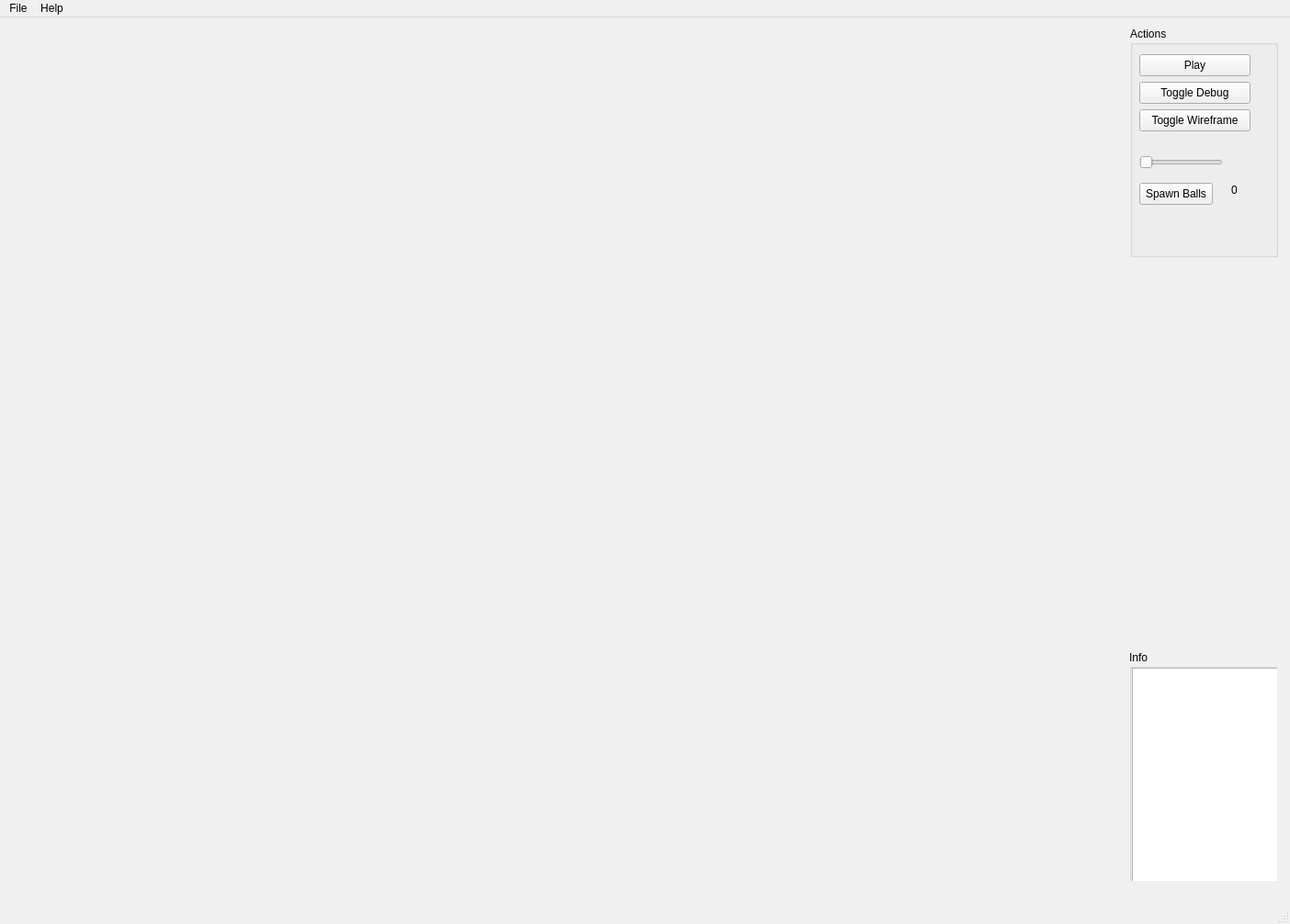
<?xml version="1.0" encoding="UTF-8"?>
<ui version="4.0">
 <class>MainWindow</class>
 <widget class="QMainWindow" name="MainWindow">
  <property name="geometry">
   <rect>
    <x>0</x>
    <y>0</y>
    <width>1404</width>
    <height>1006</height>
   </rect>
  </property>
  <property name="palette">
   <palette>
    <active>
     <colorrole role="WindowText">
      <brush brushstyle="SolidPattern">
       <color alpha="255">
        <red>189</red>
        <green>189</green>
        <blue>189</blue>
       </color>
      </brush>
     </colorrole>
     <colorrole role="Button">
      <brush brushstyle="SolidPattern">
       <color alpha="255">
        <red>30</red>
        <green>42</green>
        <blue>28</blue>
       </color>
      </brush>
     </colorrole>
     <colorrole role="Light">
      <brush brushstyle="SolidPattern">
       <color alpha="255">
        <red>142</red>
        <green>142</green>
        <blue>142</blue>
       </color>
      </brush>
     </colorrole>
     <colorrole role="Midlight">
      <brush brushstyle="SolidPattern">
       <color alpha="255">
        <red>118</red>
        <green>118</green>
        <blue>118</blue>
       </color>
      </brush>
     </colorrole>
     <colorrole role="Dark">
      <brush brushstyle="SolidPattern">
       <color alpha="255">
        <red>47</red>
        <green>47</green>
        <blue>47</blue>
       </color>
      </brush>
     </colorrole>
     <colorrole role="Mid">
      <brush brushstyle="SolidPattern">
       <color alpha="255">
        <red>27</red>
        <green>27</green>
        <blue>27</blue>
       </color>
      </brush>
     </colorrole>
     <colorrole role="Text">
      <brush brushstyle="SolidPattern">
       <color alpha="255">
        <red>170</red>
        <green>170</green>
        <blue>170</blue>
       </color>
      </brush>
     </colorrole>
     <colorrole role="BrightText">
      <brush brushstyle="SolidPattern">
       <color alpha="255">
        <red>189</red>
        <green>189</green>
        <blue>189</blue>
       </color>
      </brush>
     </colorrole>
     <colorrole role="ButtonText">
      <brush brushstyle="SolidPattern">
       <color alpha="255">
        <red>150</red>
        <green>150</green>
        <blue>150</blue>
       </color>
      </brush>
     </colorrole>
     <colorrole role="Base">
      <brush brushstyle="SolidPattern">
       <color alpha="255">
        <red>0</red>
        <green>0</green>
        <blue>0</blue>
       </color>
      </brush>
     </colorrole>
     <colorrole role="Window">
      <brush brushstyle="SolidPattern">
       <color alpha="255">
        <red>95</red>
        <green>95</green>
        <blue>95</blue>
       </color>
      </brush>
     </colorrole>
     <colorrole role="Shadow">
      <brush brushstyle="SolidPattern">
       <color alpha="255">
        <red>0</red>
        <green>0</green>
        <blue>0</blue>
       </color>
      </brush>
     </colorrole>
     <colorrole role="Highlight">
      <brush brushstyle="SolidPattern">
       <color alpha="255">
        <red>0</red>
        <green>120</green>
        <blue>215</blue>
       </color>
      </brush>
     </colorrole>
     <colorrole role="HighlightedText">
      <brush brushstyle="SolidPattern">
       <color alpha="255">
        <red>255</red>
        <green>255</green>
        <blue>255</blue>
       </color>
      </brush>
     </colorrole>
     <colorrole role="Link">
      <brush brushstyle="SolidPattern">
       <color alpha="255">
        <red>0</red>
        <green>0</green>
        <blue>255</blue>
       </color>
      </brush>
     </colorrole>
     <colorrole role="LinkVisited">
      <brush brushstyle="SolidPattern">
       <color alpha="255">
        <red>255</red>
        <green>0</green>
        <blue>255</blue>
       </color>
      </brush>
     </colorrole>
     <colorrole role="AlternateBase">
      <brush brushstyle="SolidPattern">
       <color alpha="255">
        <red>47</red>
        <green>47</green>
        <blue>47</blue>
       </color>
      </brush>
     </colorrole>
     <colorrole role="NoRole">
      <brush brushstyle="SolidPattern">
       <color alpha="255">
        <red>0</red>
        <green>0</green>
        <blue>0</blue>
       </color>
      </brush>
     </colorrole>
     <colorrole role="ToolTipBase">
      <brush brushstyle="SolidPattern">
       <color alpha="255">
        <red>255</red>
        <green>255</green>
        <blue>220</blue>
       </color>
      </brush>
     </colorrole>
     <colorrole role="ToolTipText">
      <brush brushstyle="SolidPattern">
       <color alpha="255">
        <red>0</red>
        <green>0</green>
        <blue>0</blue>
       </color>
      </brush>
     </colorrole>
     <colorrole role="PlaceholderText">
      <brush brushstyle="SolidPattern">
       <color alpha="128">
        <red>0</red>
        <green>0</green>
        <blue>0</blue>
       </color>
      </brush>
     </colorrole>
    </active>
    <inactive>
     <colorrole role="WindowText">
      <brush brushstyle="SolidPattern">
       <color alpha="255">
        <red>0</red>
        <green>0</green>
        <blue>0</blue>
       </color>
      </brush>
     </colorrole>
     <colorrole role="Button">
      <brush brushstyle="SolidPattern">
       <color alpha="255">
        <red>240</red>
        <green>240</green>
        <blue>240</blue>
       </color>
      </brush>
     </colorrole>
     <colorrole role="Light">
      <brush brushstyle="SolidPattern">
       <color alpha="255">
        <red>255</red>
        <green>255</green>
        <blue>255</blue>
       </color>
      </brush>
     </colorrole>
     <colorrole role="Midlight">
      <brush brushstyle="SolidPattern">
       <color alpha="255">
        <red>227</red>
        <green>227</green>
        <blue>227</blue>
       </color>
      </brush>
     </colorrole>
     <colorrole role="Dark">
      <brush brushstyle="SolidPattern">
       <color alpha="255">
        <red>160</red>
        <green>160</green>
        <blue>160</blue>
       </color>
      </brush>
     </colorrole>
     <colorrole role="Mid">
      <brush brushstyle="SolidPattern">
       <color alpha="255">
        <red>160</red>
        <green>160</green>
        <blue>160</blue>
       </color>
      </brush>
     </colorrole>
     <colorrole role="Text">
      <brush brushstyle="SolidPattern">
       <color alpha="255">
        <red>0</red>
        <green>0</green>
        <blue>0</blue>
       </color>
      </brush>
     </colorrole>
     <colorrole role="BrightText">
      <brush brushstyle="SolidPattern">
       <color alpha="255">
        <red>255</red>
        <green>255</green>
        <blue>255</blue>
       </color>
      </brush>
     </colorrole>
     <colorrole role="ButtonText">
      <brush brushstyle="SolidPattern">
       <color alpha="255">
        <red>0</red>
        <green>0</green>
        <blue>0</blue>
       </color>
      </brush>
     </colorrole>
     <colorrole role="Base">
      <brush brushstyle="SolidPattern">
       <color alpha="255">
        <red>255</red>
        <green>255</green>
        <blue>255</blue>
       </color>
      </brush>
     </colorrole>
     <colorrole role="Window">
      <brush brushstyle="SolidPattern">
       <color alpha="255">
        <red>240</red>
        <green>240</green>
        <blue>240</blue>
       </color>
      </brush>
     </colorrole>
     <colorrole role="Shadow">
      <brush brushstyle="SolidPattern">
       <color alpha="255">
        <red>105</red>
        <green>105</green>
        <blue>105</blue>
       </color>
      </brush>
     </colorrole>
     <colorrole role="Highlight">
      <brush brushstyle="SolidPattern">
       <color alpha="255">
        <red>240</red>
        <green>240</green>
        <blue>240</blue>
       </color>
      </brush>
     </colorrole>
     <colorrole role="HighlightedText">
      <brush brushstyle="SolidPattern">
       <color alpha="255">
        <red>0</red>
        <green>0</green>
        <blue>0</blue>
       </color>
      </brush>
     </colorrole>
     <colorrole role="Link">
      <brush brushstyle="SolidPattern">
       <color alpha="255">
        <red>0</red>
        <green>0</green>
        <blue>255</blue>
       </color>
      </brush>
     </colorrole>
     <colorrole role="LinkVisited">
      <brush brushstyle="SolidPattern">
       <color alpha="255">
        <red>255</red>
        <green>0</green>
        <blue>255</blue>
       </color>
      </brush>
     </colorrole>
     <colorrole role="AlternateBase">
      <brush brushstyle="SolidPattern">
       <color alpha="255">
        <red>245</red>
        <green>245</green>
        <blue>245</blue>
       </color>
      </brush>
     </colorrole>
     <colorrole role="NoRole">
      <brush brushstyle="NoBrush">
       <color alpha="255">
        <red>0</red>
        <green>0</green>
        <blue>0</blue>
       </color>
      </brush>
     </colorrole>
     <colorrole role="ToolTipBase">
      <brush brushstyle="SolidPattern">
       <color alpha="255">
        <red>255</red>
        <green>255</green>
        <blue>220</blue>
       </color>
      </brush>
     </colorrole>
     <colorrole role="ToolTipText">
      <brush brushstyle="SolidPattern">
       <color alpha="255">
        <red>0</red>
        <green>0</green>
        <blue>0</blue>
       </color>
      </brush>
     </colorrole>
     <colorrole role="PlaceholderText">
      <brush brushstyle="SolidPattern">
       <color alpha="128">
        <red>0</red>
        <green>0</green>
        <blue>0</blue>
       </color>
      </brush>
     </colorrole>
    </inactive>
    <disabled>
     <colorrole role="WindowText">
      <brush brushstyle="SolidPattern">
       <color alpha="255">
        <red>47</red>
        <green>47</green>
        <blue>47</blue>
       </color>
      </brush>
     </colorrole>
     <colorrole role="Button">
      <brush brushstyle="SolidPattern">
       <color alpha="255">
        <red>30</red>
        <green>42</green>
        <blue>28</blue>
       </color>
      </brush>
     </colorrole>
     <colorrole role="Light">
      <brush brushstyle="SolidPattern">
       <color alpha="255">
        <red>142</red>
        <green>142</green>
        <blue>142</blue>
       </color>
      </brush>
     </colorrole>
     <colorrole role="Midlight">
      <brush brushstyle="SolidPattern">
       <color alpha="255">
        <red>118</red>
        <green>118</green>
        <blue>118</blue>
       </color>
      </brush>
     </colorrole>
     <colorrole role="Dark">
      <brush brushstyle="SolidPattern">
       <color alpha="255">
        <red>47</red>
        <green>47</green>
        <blue>47</blue>
       </color>
      </brush>
     </colorrole>
     <colorrole role="Mid">
      <brush brushstyle="SolidPattern">
       <color alpha="255">
        <red>27</red>
        <green>27</green>
        <blue>27</blue>
       </color>
      </brush>
     </colorrole>
     <colorrole role="Text">
      <brush brushstyle="SolidPattern">
       <color alpha="255">
        <red>47</red>
        <green>47</green>
        <blue>47</blue>
       </color>
      </brush>
     </colorrole>
     <colorrole role="BrightText">
      <brush brushstyle="SolidPattern">
       <color alpha="255">
        <red>189</red>
        <green>189</green>
        <blue>189</blue>
       </color>
      </brush>
     </colorrole>
     <colorrole role="ButtonText">
      <brush brushstyle="SolidPattern">
       <color alpha="255">
        <red>47</red>
        <green>47</green>
        <blue>47</blue>
       </color>
      </brush>
     </colorrole>
     <colorrole role="Base">
      <brush brushstyle="SolidPattern">
       <color alpha="255">
        <red>95</red>
        <green>95</green>
        <blue>95</blue>
       </color>
      </brush>
     </colorrole>
     <colorrole role="Window">
      <brush brushstyle="SolidPattern">
       <color alpha="255">
        <red>95</red>
        <green>95</green>
        <blue>95</blue>
       </color>
      </brush>
     </colorrole>
     <colorrole role="Shadow">
      <brush brushstyle="SolidPattern">
       <color alpha="255">
        <red>0</red>
        <green>0</green>
        <blue>0</blue>
       </color>
      </brush>
     </colorrole>
     <colorrole role="Highlight">
      <brush brushstyle="SolidPattern">
       <color alpha="255">
        <red>0</red>
        <green>120</green>
        <blue>215</blue>
       </color>
      </brush>
     </colorrole>
     <colorrole role="HighlightedText">
      <brush brushstyle="SolidPattern">
       <color alpha="255">
        <red>255</red>
        <green>255</green>
        <blue>255</blue>
       </color>
      </brush>
     </colorrole>
     <colorrole role="Link">
      <brush brushstyle="SolidPattern">
       <color alpha="255">
        <red>0</red>
        <green>0</green>
        <blue>255</blue>
       </color>
      </brush>
     </colorrole>
     <colorrole role="LinkVisited">
      <brush brushstyle="SolidPattern">
       <color alpha="255">
        <red>255</red>
        <green>0</green>
        <blue>255</blue>
       </color>
      </brush>
     </colorrole>
     <colorrole role="AlternateBase">
      <brush brushstyle="SolidPattern">
       <color alpha="255">
        <red>245</red>
        <green>245</green>
        <blue>245</blue>
       </color>
      </brush>
     </colorrole>
     <colorrole role="NoRole">
      <brush brushstyle="NoBrush">
       <color alpha="255">
        <red>0</red>
        <green>0</green>
        <blue>0</blue>
       </color>
      </brush>
     </colorrole>
     <colorrole role="ToolTipBase">
      <brush brushstyle="SolidPattern">
       <color alpha="255">
        <red>255</red>
        <green>255</green>
        <blue>220</blue>
       </color>
      </brush>
     </colorrole>
     <colorrole role="ToolTipText">
      <brush brushstyle="SolidPattern">
       <color alpha="255">
        <red>0</red>
        <green>0</green>
        <blue>0</blue>
       </color>
      </brush>
     </colorrole>
     <colorrole role="PlaceholderText">
      <brush brushstyle="SolidPattern">
       <color alpha="128">
        <red>0</red>
        <green>0</green>
        <blue>0</blue>
       </color>
      </brush>
     </colorrole>
    </disabled>
   </palette>
  </property>
  <property name="windowTitle">
   <string>Konteeksamen is not fun. But it is what it is.</string>
  </property>
  <widget class="QWidget" name="centralWidget">
   <widget class="QGroupBox" name="groupBox">
    <property name="enabled">
     <bool>true</bool>
    </property>
    <property name="geometry">
     <rect>
      <x>1230</x>
      <y>10</y>
      <width>161</width>
      <height>251</height>
     </rect>
    </property>
    <property name="sizePolicy">
     <sizepolicy hsizetype="Preferred" vsizetype="Preferred">
      <horstretch>0</horstretch>
      <verstretch>0</verstretch>
     </sizepolicy>
    </property>
    <property name="autoFillBackground">
     <bool>true</bool>
    </property>
    <property name="title">
     <string>Actions</string>
    </property>
    <widget class="QPushButton" name="DebugMode">
     <property name="geometry">
      <rect>
       <x>10</x>
       <y>60</y>
       <width>121</width>
       <height>24</height>
      </rect>
     </property>
     <property name="text">
      <string>Toggle Debug</string>
     </property>
     <property name="checkable">
      <bool>true</bool>
     </property>
     <property name="checked">
      <bool>false</bool>
     </property>
    </widget>
    <widget class="QPushButton" name="PlayMode">
     <property name="geometry">
      <rect>
       <x>10</x>
       <y>30</y>
       <width>121</width>
       <height>24</height>
      </rect>
     </property>
     <property name="text">
      <string>Play</string>
     </property>
     <property name="checkable">
      <bool>true</bool>
     </property>
    </widget>
    <widget class="QPushButton" name="WireframeMode">
     <property name="geometry">
      <rect>
       <x>10</x>
       <y>90</y>
       <width>121</width>
       <height>24</height>
      </rect>
     </property>
     <property name="text">
      <string>Toggle Wireframe</string>
     </property>
     <property name="checkable">
      <bool>true</bool>
     </property>
    </widget>
    <widget class="QSlider" name="BallSliderInt">
     <property name="geometry">
      <rect>
       <x>10</x>
       <y>140</y>
       <width>91</width>
       <height>16</height>
      </rect>
     </property>
     <property name="maximum">
      <number>100</number>
     </property>
     <property name="orientation">
      <enum>Qt::Horizontal</enum>
     </property>
    </widget>
    <widget class="QLabel" name="BallInt">
     <property name="geometry">
      <rect>
       <x>110</x>
       <y>170</y>
       <width>21</width>
       <height>16</height>
      </rect>
     </property>
     <property name="text">
      <string>0</string>
     </property>
    </widget>
    <widget class="QPushButton" name="SpawnBalls">
     <property name="geometry">
      <rect>
       <x>10</x>
       <y>170</y>
       <width>80</width>
       <height>24</height>
      </rect>
     </property>
     <property name="text">
      <string>Spawn Balls</string>
     </property>
    </widget>
   </widget>
   <widget class="QGroupBox" name="groupBox_2">
    <property name="geometry">
     <rect>
      <x>1229</x>
      <y>689</y>
      <width>161</width>
      <height>251</height>
     </rect>
    </property>
    <property name="autoFillBackground">
     <bool>true</bool>
    </property>
    <property name="title">
     <string>Info</string>
    </property>
    <widget class="QPlainTextEdit" name="Infotext">
     <property name="geometry">
      <rect>
       <x>3</x>
       <y>19</y>
       <width>161</width>
       <height>761</height>
      </rect>
     </property>
     <property name="palette">
      <palette>
       <active>
        <colorrole role="WindowText">
         <brush brushstyle="SolidPattern">
          <color alpha="255">
           <red>189</red>
           <green>189</green>
           <blue>189</blue>
          </color>
         </brush>
        </colorrole>
        <colorrole role="Button">
         <brush brushstyle="SolidPattern">
          <color alpha="255">
           <red>30</red>
           <green>42</green>
           <blue>28</blue>
          </color>
         </brush>
        </colorrole>
        <colorrole role="Light">
         <brush brushstyle="SolidPattern">
          <color alpha="255">
           <red>142</red>
           <green>142</green>
           <blue>142</blue>
          </color>
         </brush>
        </colorrole>
        <colorrole role="Midlight">
         <brush brushstyle="SolidPattern">
          <color alpha="255">
           <red>118</red>
           <green>118</green>
           <blue>118</blue>
          </color>
         </brush>
        </colorrole>
        <colorrole role="Dark">
         <brush brushstyle="SolidPattern">
          <color alpha="255">
           <red>47</red>
           <green>47</green>
           <blue>47</blue>
          </color>
         </brush>
        </colorrole>
        <colorrole role="Mid">
         <brush brushstyle="SolidPattern">
          <color alpha="255">
           <red>27</red>
           <green>27</green>
           <blue>27</blue>
          </color>
         </brush>
        </colorrole>
        <colorrole role="Text">
         <brush brushstyle="SolidPattern">
          <color alpha="255">
           <red>255</red>
           <green>255</green>
           <blue>255</blue>
          </color>
         </brush>
        </colorrole>
        <colorrole role="BrightText">
         <brush brushstyle="SolidPattern">
          <color alpha="255">
           <red>189</red>
           <green>189</green>
           <blue>189</blue>
          </color>
         </brush>
        </colorrole>
        <colorrole role="ButtonText">
         <brush brushstyle="SolidPattern">
          <color alpha="255">
           <red>150</red>
           <green>150</green>
           <blue>150</blue>
          </color>
         </brush>
        </colorrole>
        <colorrole role="Base">
         <brush brushstyle="SolidPattern">
          <color alpha="255">
           <red>0</red>
           <green>0</green>
           <blue>0</blue>
          </color>
         </brush>
        </colorrole>
        <colorrole role="Window">
         <brush brushstyle="SolidPattern">
          <color alpha="255">
           <red>95</red>
           <green>95</green>
           <blue>95</blue>
          </color>
         </brush>
        </colorrole>
        <colorrole role="Shadow">
         <brush brushstyle="SolidPattern">
          <color alpha="255">
           <red>0</red>
           <green>0</green>
           <blue>0</blue>
          </color>
         </brush>
        </colorrole>
        <colorrole role="Highlight">
         <brush brushstyle="SolidPattern">
          <color alpha="255">
           <red>0</red>
           <green>120</green>
           <blue>215</blue>
          </color>
         </brush>
        </colorrole>
        <colorrole role="HighlightedText">
         <brush brushstyle="SolidPattern">
          <color alpha="255">
           <red>255</red>
           <green>255</green>
           <blue>255</blue>
          </color>
         </brush>
        </colorrole>
        <colorrole role="Link">
         <brush brushstyle="SolidPattern">
          <color alpha="255">
           <red>0</red>
           <green>0</green>
           <blue>255</blue>
          </color>
         </brush>
        </colorrole>
        <colorrole role="LinkVisited">
         <brush brushstyle="SolidPattern">
          <color alpha="255">
           <red>255</red>
           <green>0</green>
           <blue>255</blue>
          </color>
         </brush>
        </colorrole>
        <colorrole role="AlternateBase">
         <brush brushstyle="SolidPattern">
          <color alpha="255">
           <red>47</red>
           <green>47</green>
           <blue>47</blue>
          </color>
         </brush>
        </colorrole>
        <colorrole role="NoRole">
         <brush brushstyle="SolidPattern">
          <color alpha="255">
           <red>0</red>
           <green>0</green>
           <blue>0</blue>
          </color>
         </brush>
        </colorrole>
        <colorrole role="ToolTipBase">
         <brush brushstyle="SolidPattern">
          <color alpha="255">
           <red>255</red>
           <green>255</green>
           <blue>220</blue>
          </color>
         </brush>
        </colorrole>
        <colorrole role="ToolTipText">
         <brush brushstyle="SolidPattern">
          <color alpha="255">
           <red>0</red>
           <green>0</green>
           <blue>0</blue>
          </color>
         </brush>
        </colorrole>
        <colorrole role="PlaceholderText">
         <brush brushstyle="SolidPattern">
          <color alpha="128">
           <red>0</red>
           <green>0</green>
           <blue>0</blue>
          </color>
         </brush>
        </colorrole>
       </active>
       <inactive>
        <colorrole role="WindowText">
         <brush brushstyle="SolidPattern">
          <color alpha="255">
           <red>0</red>
           <green>0</green>
           <blue>0</blue>
          </color>
         </brush>
        </colorrole>
        <colorrole role="Button">
         <brush brushstyle="SolidPattern">
          <color alpha="255">
           <red>240</red>
           <green>240</green>
           <blue>240</blue>
          </color>
         </brush>
        </colorrole>
        <colorrole role="Light">
         <brush brushstyle="SolidPattern">
          <color alpha="255">
           <red>255</red>
           <green>255</green>
           <blue>255</blue>
          </color>
         </brush>
        </colorrole>
        <colorrole role="Midlight">
         <brush brushstyle="SolidPattern">
          <color alpha="255">
           <red>227</red>
           <green>227</green>
           <blue>227</blue>
          </color>
         </brush>
        </colorrole>
        <colorrole role="Dark">
         <brush brushstyle="SolidPattern">
          <color alpha="255">
           <red>160</red>
           <green>160</green>
           <blue>160</blue>
          </color>
         </brush>
        </colorrole>
        <colorrole role="Mid">
         <brush brushstyle="SolidPattern">
          <color alpha="255">
           <red>160</red>
           <green>160</green>
           <blue>160</blue>
          </color>
         </brush>
        </colorrole>
        <colorrole role="Text">
         <brush brushstyle="SolidPattern">
          <color alpha="255">
           <red>0</red>
           <green>0</green>
           <blue>0</blue>
          </color>
         </brush>
        </colorrole>
        <colorrole role="BrightText">
         <brush brushstyle="SolidPattern">
          <color alpha="255">
           <red>255</red>
           <green>255</green>
           <blue>255</blue>
          </color>
         </brush>
        </colorrole>
        <colorrole role="ButtonText">
         <brush brushstyle="SolidPattern">
          <color alpha="255">
           <red>0</red>
           <green>0</green>
           <blue>0</blue>
          </color>
         </brush>
        </colorrole>
        <colorrole role="Base">
         <brush brushstyle="SolidPattern">
          <color alpha="255">
           <red>255</red>
           <green>255</green>
           <blue>255</blue>
          </color>
         </brush>
        </colorrole>
        <colorrole role="Window">
         <brush brushstyle="SolidPattern">
          <color alpha="255">
           <red>240</red>
           <green>240</green>
           <blue>240</blue>
          </color>
         </brush>
        </colorrole>
        <colorrole role="Shadow">
         <brush brushstyle="SolidPattern">
          <color alpha="255">
           <red>105</red>
           <green>105</green>
           <blue>105</blue>
          </color>
         </brush>
        </colorrole>
        <colorrole role="Highlight">
         <brush brushstyle="SolidPattern">
          <color alpha="255">
           <red>240</red>
           <green>240</green>
           <blue>240</blue>
          </color>
         </brush>
        </colorrole>
        <colorrole role="HighlightedText">
         <brush brushstyle="SolidPattern">
          <color alpha="255">
           <red>0</red>
           <green>0</green>
           <blue>0</blue>
          </color>
         </brush>
        </colorrole>
        <colorrole role="Link">
         <brush brushstyle="SolidPattern">
          <color alpha="255">
           <red>0</red>
           <green>0</green>
           <blue>255</blue>
          </color>
         </brush>
        </colorrole>
        <colorrole role="LinkVisited">
         <brush brushstyle="SolidPattern">
          <color alpha="255">
           <red>255</red>
           <green>0</green>
           <blue>255</blue>
          </color>
         </brush>
        </colorrole>
        <colorrole role="AlternateBase">
         <brush brushstyle="SolidPattern">
          <color alpha="255">
           <red>245</red>
           <green>245</green>
           <blue>245</blue>
          </color>
         </brush>
        </colorrole>
        <colorrole role="NoRole">
         <brush brushstyle="NoBrush">
          <color alpha="255">
           <red>0</red>
           <green>0</green>
           <blue>0</blue>
          </color>
         </brush>
        </colorrole>
        <colorrole role="ToolTipBase">
         <brush brushstyle="SolidPattern">
          <color alpha="255">
           <red>255</red>
           <green>255</green>
           <blue>220</blue>
          </color>
         </brush>
        </colorrole>
        <colorrole role="ToolTipText">
         <brush brushstyle="SolidPattern">
          <color alpha="255">
           <red>0</red>
           <green>0</green>
           <blue>0</blue>
          </color>
         </brush>
        </colorrole>
        <colorrole role="PlaceholderText">
         <brush brushstyle="SolidPattern">
          <color alpha="128">
           <red>0</red>
           <green>0</green>
           <blue>0</blue>
          </color>
         </brush>
        </colorrole>
       </inactive>
       <disabled>
        <colorrole role="WindowText">
         <brush brushstyle="SolidPattern">
          <color alpha="255">
           <red>47</red>
           <green>47</green>
           <blue>47</blue>
          </color>
         </brush>
        </colorrole>
        <colorrole role="Button">
         <brush brushstyle="SolidPattern">
          <color alpha="255">
           <red>30</red>
           <green>42</green>
           <blue>28</blue>
          </color>
         </brush>
        </colorrole>
        <colorrole role="Light">
         <brush brushstyle="SolidPattern">
          <color alpha="255">
           <red>142</red>
           <green>142</green>
           <blue>142</blue>
          </color>
         </brush>
        </colorrole>
        <colorrole role="Midlight">
         <brush brushstyle="SolidPattern">
          <color alpha="255">
           <red>118</red>
           <green>118</green>
           <blue>118</blue>
          </color>
         </brush>
        </colorrole>
        <colorrole role="Dark">
         <brush brushstyle="SolidPattern">
          <color alpha="255">
           <red>47</red>
           <green>47</green>
           <blue>47</blue>
          </color>
         </brush>
        </colorrole>
        <colorrole role="Mid">
         <brush brushstyle="SolidPattern">
          <color alpha="255">
           <red>27</red>
           <green>27</green>
           <blue>27</blue>
          </color>
         </brush>
        </colorrole>
        <colorrole role="Text">
         <brush brushstyle="SolidPattern">
          <color alpha="255">
           <red>47</red>
           <green>47</green>
           <blue>47</blue>
          </color>
         </brush>
        </colorrole>
        <colorrole role="BrightText">
         <brush brushstyle="SolidPattern">
          <color alpha="255">
           <red>189</red>
           <green>189</green>
           <blue>189</blue>
          </color>
         </brush>
        </colorrole>
        <colorrole role="ButtonText">
         <brush brushstyle="SolidPattern">
          <color alpha="255">
           <red>47</red>
           <green>47</green>
           <blue>47</blue>
          </color>
         </brush>
        </colorrole>
        <colorrole role="Base">
         <brush brushstyle="SolidPattern">
          <color alpha="255">
           <red>95</red>
           <green>95</green>
           <blue>95</blue>
          </color>
         </brush>
        </colorrole>
        <colorrole role="Window">
         <brush brushstyle="SolidPattern">
          <color alpha="255">
           <red>95</red>
           <green>95</green>
           <blue>95</blue>
          </color>
         </brush>
        </colorrole>
        <colorrole role="Shadow">
         <brush brushstyle="SolidPattern">
          <color alpha="255">
           <red>0</red>
           <green>0</green>
           <blue>0</blue>
          </color>
         </brush>
        </colorrole>
        <colorrole role="Highlight">
         <brush brushstyle="SolidPattern">
          <color alpha="255">
           <red>0</red>
           <green>120</green>
           <blue>215</blue>
          </color>
         </brush>
        </colorrole>
        <colorrole role="HighlightedText">
         <brush brushstyle="SolidPattern">
          <color alpha="255">
           <red>255</red>
           <green>255</green>
           <blue>255</blue>
          </color>
         </brush>
        </colorrole>
        <colorrole role="Link">
         <brush brushstyle="SolidPattern">
          <color alpha="255">
           <red>0</red>
           <green>0</green>
           <blue>255</blue>
          </color>
         </brush>
        </colorrole>
        <colorrole role="LinkVisited">
         <brush brushstyle="SolidPattern">
          <color alpha="255">
           <red>255</red>
           <green>0</green>
           <blue>255</blue>
          </color>
         </brush>
        </colorrole>
        <colorrole role="AlternateBase">
         <brush brushstyle="SolidPattern">
          <color alpha="255">
           <red>245</red>
           <green>245</green>
           <blue>245</blue>
          </color>
         </brush>
        </colorrole>
        <colorrole role="NoRole">
         <brush brushstyle="NoBrush">
          <color alpha="255">
           <red>0</red>
           <green>0</green>
           <blue>0</blue>
          </color>
         </brush>
        </colorrole>
        <colorrole role="ToolTipBase">
         <brush brushstyle="SolidPattern">
          <color alpha="255">
           <red>255</red>
           <green>255</green>
           <blue>220</blue>
          </color>
         </brush>
        </colorrole>
        <colorrole role="ToolTipText">
         <brush brushstyle="SolidPattern">
          <color alpha="255">
           <red>0</red>
           <green>0</green>
           <blue>0</blue>
          </color>
         </brush>
        </colorrole>
        <colorrole role="PlaceholderText">
         <brush brushstyle="SolidPattern">
          <color alpha="128">
           <red>0</red>
           <green>0</green>
           <blue>0</blue>
          </color>
         </brush>
        </colorrole>
       </disabled>
      </palette>
     </property>
     <property name="plainText">
      <string>Kontroller:
WASD til å bevege seg.

Trykk på Toggle Debug for debug modus. Trykk på Game mode for å gå tilbake til spillet. 

WASDQE og musebevegelse for å se deg rundt.

Trykk på ESC eller CTRL+Q for å avslutte
---------------------------
</string>
     </property>
    </widget>
   </widget>
   <widget class="QWidget" name="layoutWidget">
    <property name="geometry">
     <rect>
      <x>9</x>
      <y>15</y>
      <width>1211</width>
      <height>931</height>
     </rect>
    </property>
    <layout class="QVBoxLayout" name="OpenGLLayout"/>
   </widget>
  </widget>
  <widget class="QMenuBar" name="menuBar">
   <property name="geometry">
    <rect>
     <x>0</x>
     <y>0</y>
     <width>1404</width>
     <height>21</height>
    </rect>
   </property>
   <widget class="QMenu" name="menuFile">
    <property name="title">
     <string>File</string>
    </property>
    <addaction name="fileExit"/>
   </widget>
   <widget class="QMenu" name="menuHelp">
    <property name="title">
     <string>Help</string>
    </property>
    <addaction name="actionRules"/>
   </widget>
   <addaction name="menuFile"/>
   <addaction name="menuHelp"/>
  </widget>
  <widget class="QStatusBar" name="statusBar"/>
  <action name="fileExit">
   <property name="text">
    <string>Exit</string>
   </property>
   <property name="shortcut">
    <string>Ctrl+Q</string>
   </property>
  </action>
  <action name="actionRules">
   <property name="text">
    <string>Rules</string>
   </property>
   <property name="shortcut">
    <string>Ctrl+R</string>
   </property>
  </action>
 </widget>
 <layoutdefault spacing="6" margin="11"/>
 <resources/>
 <connections>
  <connection>
   <sender>BallSliderInt</sender>
   <signal>valueChanged(int)</signal>
   <receiver>BallInt</receiver>
   <slot>setNum(int)</slot>
   <hints>
    <hint type="sourcelabel">
     <x>1311</x>
     <y>171</y>
    </hint>
    <hint type="destinationlabel">
     <x>1328</x>
     <y>221</y>
    </hint>
   </hints>
  </connection>
 </connections>
</ui>
